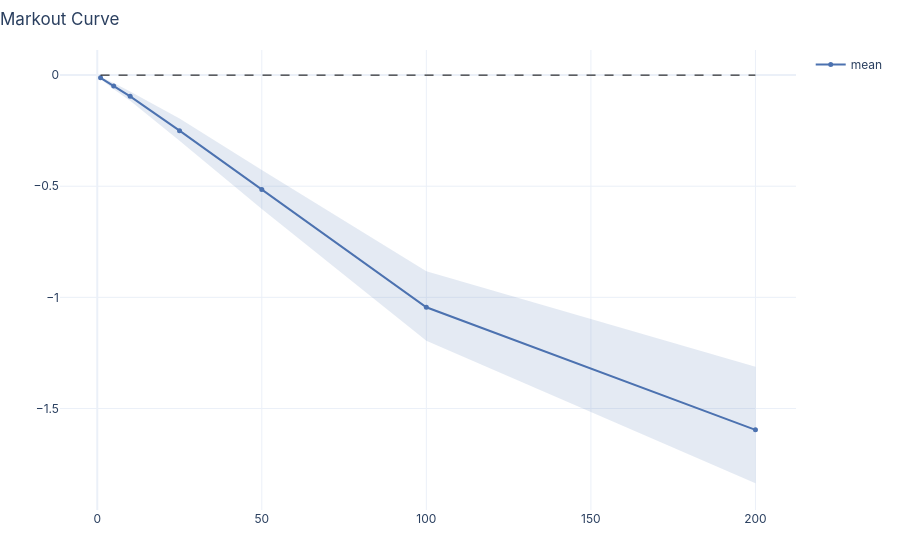

Notebook code cell kept with this figure:
### Code cell
result_tick = mo.compute(
    trades=trades,
    quotes=quotes,
    horizons=mo.ticks(1, 5, 10, 25, 50, 100, 200),
    unit="bps",
    perspective="maker",
)
result_tick.plot.curve()

### Figure 1 — Plotly figure (JSON) as saved in the notebook; plotly's stock layout.template omitted (floating-point values rounded to 4 significant figures)
{"data": [{"fill": "toself", "fillcolor": "rgba(76, 114, 176, 0.15)", "hoverinfo": "skip", "line": {"color": "rgba(0,0,0,0)"}, "name": "mean CI", "showlegend": false, "type": "scatter", "x": [1, 5, 10, 25, 50, 100, 200, 200, 100, 50, 25, 10, 5, 1], "xaxis": "x", "y": [-0.007372, -0.03527, -0.07416, -0.1956, -0.4265, -0.882, -1.312, -1.836, -1.195, -0.602, -0.2957, -0.1151, -0.06325, -0.01722], "yaxis": "y"}, {"line": {"color": "#4C72B0"}, "marker": {"color": "#4C72B0", "size": 5}, "mode": "lines+markers", "name": "mean", "type": "scatter", "x": [1, 5, 10, 25, 50, 100, 200], "xaxis": "x", "y": [-0.01203, -0.04954, -0.09551, -0.2498, -0.5149, -1.045, -1.596], "yaxis": "y"}, {"hoverinfo": "skip", "line": {"color": "black", "dash": "dash", "width": 1}, "mode": "lines", "name": "zero", "showlegend": false, "type": "scatter", "x": [1, 200], "xaxis": "x", "y": [0, 0], "yaxis": "y"}], "layout": {"font": {"family": "Inter, system-ui, sans-serif", "size": 12}, "hovermode": "x unified", "margin": {"b": 50, "l": 60, "r": 30, "t": 50}, "title": {"text": "Markout Curve", "x": 0, "xanchor": "left"}, "xaxis": {"anchor": "y", "domain": [0, 1]}, "yaxis": {"anchor": "x", "domain": [0, 1]}}}
